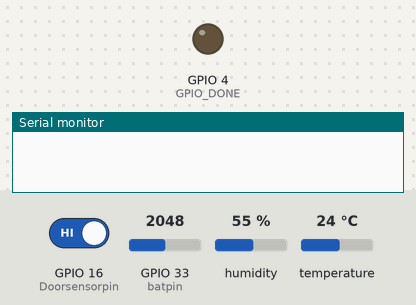
Simulated run of this program. Board: ESP32. Shown: output pins drawn as LEDs (lit = HIGH), the last lines printed to the serial monitor. The inputs (shaded band) are chosen by the test bench; at power-on: GPIO 16 (Doorsensorpin) HIGH, GPIO 33 (batpin) = 2048, humidity 55 %, temperature 24 °C. WiFi joins after 1.5 s; servers stay silent unless stated; no MQTT or app messages arrive unless stated.

Above: at 0.1 s.
At 2.9 s:
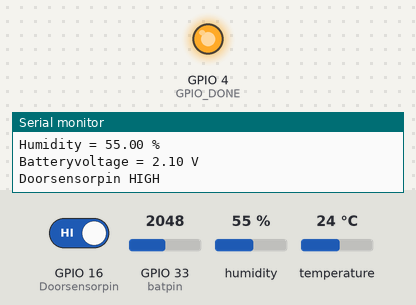
3.0 s: GPIO 16 (Doorsensorpin) driven LOW
Timing chart, 0 to 6.0 s (numbered marks = the images above; inputs shaded):
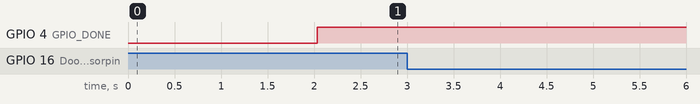

The program:

main.cpp
```cpp
#include <Arduino.h>
#include "ESP32_Sensor_Node.h"

// -----------------------------------------------------------------------------
// setup
// -----------------------------------------------------------------------------

void setup() {  client.disconnect();
  Serial.begin(9600);
  delay(100);

  //pinMode(lightpin, INPUT);
  //pinMode(motionpin, INPUT);    // initialize sensor as an input

  pinMode(GPIO_DONE, OUTPUT);
  digitalWrite(GPIO_DONE, LOW);
  #if LED_connected
  pinMode(LED_PIN, OUTPUT);
  #endif

  #if BME_connected
  pinMode(BME_Power_Pin,OUTPUT);
  bme.begin(0x76);
  #endif

  #if Battery_powered
  pinMode(batpin, INPUT);
  #endif

  #if HDC1080_connected
  hdc1080.begin(0x40);
  #endif

  readsensordata();
  printsensordata();

  setup_wifi();

  Serial.println("HTTP server started");

  Serial.println("\nThis is the Node 2!\n");

  client.setServer(mqtt_server, mqtt_port);
  client.setCallback(callback);

  #if LED_connected
  // this resets all the neopixels to an off state
  strip.begin();
  strip.clear();
  strip.show();
  #endif
  #if Doorsensor_connected
  pinMode(Doorsensorpin, INPUT_PULLUP);
  #endif
}

// -----------------------------------------------------------------------------
// loop
// -----------------------------------------------------------------------------

void loop() {
 if (!client.connected()) {
    reconnect();
  }
  client.loop();
  #if BME_connected
  digitalWrite(BME_Power_Pin, HIGH);
  #endif
  delay(50);
  readsensordata();
  printsensordata();
  #if BME_connected
  digitalWrite(BME_Power_Pin, LOW);
  #endif
  #if Doorsensor_connected
  DoorSensor();
  #endif
  pushtopics();
  delay(10);
  digitalWrite(GPIO_DONE, HIGH);

#if SLEEP
  esp_sleep_enable_timer_wakeup(TIME_TO_SLEEP * S_TO_M_FACTOR * uS_TO_S_FACTOR);
  esp_deep_sleep_start();
#endif
}
```

ESP32_Sensor_Node.h
```cpp
// -----------------------------------------------------------------------------
// Settings
// -----------------------------------------------------------------------------

#define SLEEP 0
#define BME_connected 0
#define Doorsensor_connected 1
#define Battery_powered 1
#define HDC1080_connected 1
#define LED_connected 0
#define MQTT 1
// -----------------------------------------------------------------------------
// Libraries
// -----------------------------------------------------------------------------

#include <WiFi.h>
#include <WebServer.h>
#include <Wire.h>
#include <Adafruit_Sensor.h>
#include <Adafruit_BME280.h>
#include <PubSubClient.h>
#include <Adafruit_NeoPixel.h>
#include "ClosedCube_HDC1080.h"

// -----------------------------------------------------------------------------
// Variables
// -----------------------------------------------------------------------------
float temperature, humidity, pressure, altitude;
int light;
#if BME_connected
#define SEALEVELPRESSURE_HPA (1013.25)
#define BME280_ADDRESS  (0x76) //0x76 for violett PCB | 0x77 for blue PCB!!
Adafruit_BME280 bme;
#define BME_Power_Pin 32
float Hum_offset = 5.5;  //Node 2
#endif

/*Put your SSID & Password*/
#define WIFI_SSID "Linksys"
#define WIFI_PASS "!waRiN#3004"

#define mqtt_server "192.168.1.3"
#define mqtt_port 1883
#define mqtt_user "paul"
#define mqtt_password "!waRiN#3004"
#define mqtt_client_id "Node2"

WiFiClient espClient;
PubSubClient client(espClient);

//MQTT_Topics
/*
Node 1 → Wohnzimmer
Node 2 → Arbeitszimmer
Node 3 → Schlafzimmer
Node 4 → Badezimmer
Node 6 → Terrasse
*/

#if MQTT
#define humidity_topic "/home/sensors/hum/node2"
#define temperature_topic "/home/sensors/temp/node2"
#define pressure_topic "/home/sensors/pres/node2"
#define battery_topic "/home/sensors/bat/node2"
#define altitude_topic "/home/sensors/alt/node2"
#endif


//Sleep constants
#if SLEEP
#define uS_TO_S_FACTOR 1000000  /* Conversion factor for micro seconds to seconds */
#define S_TO_M_FACTOR 60
#define TIME_TO_SLEEP  5        /* Time ESP32 will go to sleep (Minutes) */
RTC_DATA_ATTR int bootCount = 0;
#endif


#if Doorsensor_connected
const int Doorsensorpin = 16;
int Doorstate; // 0 close - 1 open wwitch
#define doorsensor_topic "/home/sensors/door/node2"
#endif

//light sensor
#define lightpin 12
//#define lightpindigital 25

//motion sensor
#define motionpin 23              // the pin that the sensor is atteched to

#if Battery_powered
//Battery pin
#define batpin 33
float batvolt=0;
#endif

#define GPIO_DONE 04

#if HDC1080_connected
ClosedCube_HDC1080 hdc1080;
#endif

// -----------------------------------------------------------------------------
// Functions
// -----------------------------------------------------------------------------

void setup_wifi() {
  delay(10);
  // We start by connecting to a WiFi network
  Serial.println();
  Serial.print("Connecting to ");
  Serial.println(WIFI_SSID);

  WiFi.begin(WIFI_SSID, WIFI_PASS);

  while (WiFi.status() != WL_CONNECTED) {
    delay(500);
    Serial.print(".");
  }

  Serial.println("");
  Serial.println("WiFi connected");
  Serial.println("IP address: ");
  Serial.println(WiFi.localIP());
}


float mapf(float x, float in_min, float in_max, float out_min, float out_max)
{
  return (x - in_min) * (out_max - out_min) / (in_max - in_min) + out_min;
}


void readsensordata(){

#if BME_connected
  bme.begin(BME280_ADDRESS);   //initalize Sensor communication
  pressure = bme.readPressure() / 100.0F;
  temperature = bme.readTemperature();
  altitude = bme.readAltitude(SEALEVELPRESSURE_HPA);
  humidity = bme.readHumidity() + Hum_offset;
#endif

#if HDC1080_connected
  temperature = hdc1080.readTemperature();
	humidity = hdc1080.readHumidity();
#endif

//light = map(analogRead(lightpin),0,4095,100,0);

#if Battery_powered
  batvolt = analogRead(batpin);
  Serial.println(batvolt);
  batvolt = mapf(batvolt, 0.0, 4095, 0.0, 4.2); //Prozent angabe zwischen 3V und 4.2V
#endif

}


void printsensordata(){
#if BME_connected
    Serial.print("Temperature = ");
    Serial.print(temperature);
    Serial.println(" *C");

    Serial.print("Pressure = ");

    Serial.print(pressure);
    Serial.println(" hPa");

    Serial.print("Approx. Altitude = ");
    Serial.print(altitude);
    Serial.println(" m");

    Serial.print("Humidity = ");
    Serial.print(humidity);
    Serial.println(" %");
#endif

#if HDC1080_connected
  Serial.print("Temperature = ");
  Serial.print(temperature);
  Serial.println(" *C");
  Serial.print("Humidity = ");
  Serial.print(humidity);
  Serial.println(" %");
#endif

#if Battery_powered
    Serial.print("Batteryvoltage = ");
    Serial.print(batvolt);
    Serial.println(" V");
#endif

    Serial.println();
}

void pushtopics(){

  if(client.connect(mqtt_client_id, mqtt_user, mqtt_password)==true){
  #if BME_connected
  client.publish(temperature_topic, String(temperature).c_str(), true);
  client.publish(humidity_topic, String(humidity).c_str(), true);
  client.publish(altitude_topic, String(altitude).c_str(), true);
  client.publish(pressure_topic, String(pressure).c_str(), true);
  #endif

  #if HDC1080_connected
  client.publish(temperature_topic, String(temperature).c_str(), true);
  client.publish(humidity_topic, String(humidity).c_str(), true);
  #endif

  #if Doorsensor_connected
  client.publish(doorsensor_topic, String(Doorstate).c_str(), true);
  #endif
  #if Battery_powered
  client.publish(battery_topic, String(batvolt).c_str(), true);
  #endif
  delay(50);
  Serial.print("MQTT Messages sent!");
  }
  else{
  Serial.print("MQTT Messages NOT sent!");
  }
  }


void callback(char* topic, byte* message, unsigned int length) {
  Serial.print("Message arrived on topic: ");
  Serial.print(topic);
  Serial.print(". Message: ");
  String messageTemp;

  for (int i = 0; i < length; i++) {
    Serial.print((char)message[i]);
    messageTemp += (char)message[i];
  }
  Serial.println();


  // Feel free to add more if statements to control more GPIOs with MQTT

  Serial.print(String(topic));
  // If a message is received on the topic esp32/output, you check if the message is either "on" or "off".
  // Changes the output state according to the message

}

void reconnect() {
  // Loop until we're reconnected
  while (!client.connected()) {
    Serial.print("Attempting MQTT connection...");
    // Attempt to connect
    if (client.connect(mqtt_client_id, mqtt_user, mqtt_password)) {
      Serial.println("connected");
    } else {
      Serial.print("failed, rc=");
      Serial.print(client.state());
      Serial.println(" try again in 5 seconds");
      // Wait 5 seconds before retrying
      delay(5000);
    }
  }
}

#if Doorsensor_connected
void DoorSensor(){
Doorstate = digitalRead(Doorsensorpin);
  if (Doorstate == HIGH){
      Serial.println("Doorsensorpin HIGH");
    }
    else{
      Serial.println("Doorsensorpin LOW");
    }
}
#endif
```
